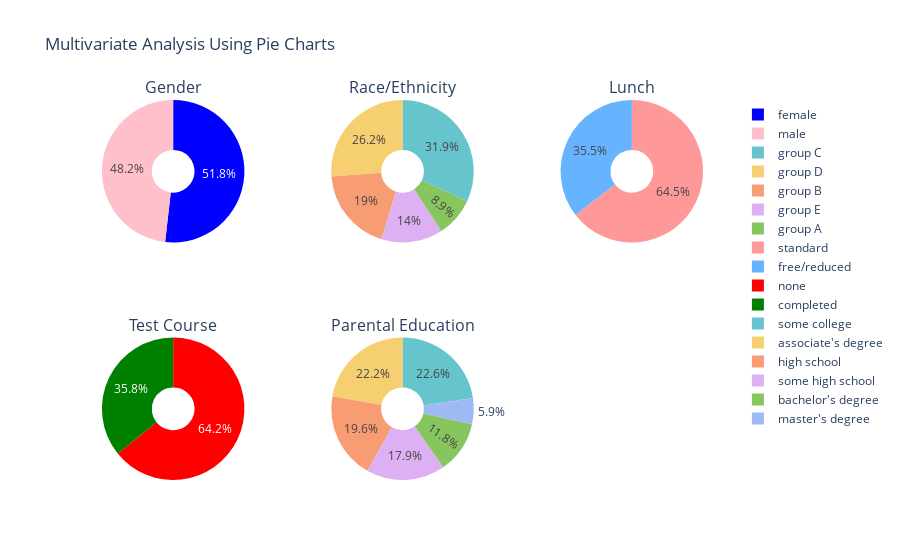

Notebook source saved alongside this figure:
### Markdown cell above
#### 4.3 Multivariate analysis using pieplot

### Code cell
# Create subplots: 2 row, 3 columns
fig = make_subplots(rows=2, cols=3, 
                    specs=[[{'type': 'pie'}, {'type': 'pie'}, {'type': 'pie'}],   # First row
                            [{'type': 'pie'}, {'type': 'pie'}, None]],   # Second row (None means empty space)    
                    subplot_titles=["Gender", "Race/Ethnicity", "Lunch", "Test Course", "Parental Education"]
)

# Pie plot 1: Gender Distribution
gender_count = df['gender'].value_counts()
fig.add_trace(
    go.Pie(labels=gender_count.index, values=gender_count.values, name="Gender Distribution", marker=dict(colors=['blue', 'pink']), hole=0.3),
    row=1, col=1
)

# Pie plot 2: Race/ethnicity Distribution
race_count = df['race_ethnicity'].value_counts()
fig.add_trace(go.Pie(
    labels=race_count.index, values=race_count.values, name="Race/Ethnicity Distribution", marker=dict(colors=px.colors.qualitative.Pastel), hole=0.3
), row=1, col=2)

# Pie plot 3: Lunch Distribution
lunch_count = df['lunch'].value_counts()
fig.add_trace(go.Pie(
    labels=lunch_count.index, values=lunch_count.values, name="Lunch Distribution", marker=dict(colors=['#ff9999', '#66b3ff']), hole=0.3
), row=1, col=3)

# Pie plot 4: Test Preparation Distribution
test_prep_count = df['test_preparation_course'].value_counts()
fig.add_trace(go.Pie(
    labels=test_prep_count.index, values=test_prep_count.values, name="Test Preparation Distribution", marker=dict(colors=['red', 'green']), hole=0.3
), row=2, col=1)

# Pie plot 5: Race/ethnicity Distribution
parental_level_count = df['parental_level_of_education'].value_counts()
fig.add_trace(go.Pie(
    labels=parental_level_count.index, values=parental_level_count.values, name="Parental Educ Distribution", marker=dict(colors=px.colors.qualitative.Pastel), hole=0.3
), row=2, col=2)

# Update layout
fig.update_layout(
    title_text="Multivariate Analysis Using Pie Charts",
    showlegend=False,   # Hide legends if not needed
)

fig.show()

### Figure 1 — Plotly figure (JSON) as saved in the notebook; plotly's stock layout.template omitted (floating-point values rounded to 4 significant figures)
{"data": [{"domain": {"x": [0, 0.2889], "y": [0.625, 1]}, "hole": 0.3, "labels": ["female", "male"], "marker": {"colors": ["blue", "pink"]}, "name": "Gender Distribution", "type": "pie", "values": [518, 482]}, {"domain": {"x": [0.3556, 0.6444], "y": [0.625, 1]}, "hole": 0.3, "labels": ["group C", "group D", "group B", "group E", "group A"], "marker": {"colors": ["rgb(102, 197, 204)", "rgb(246, 207, 113)", "rgb(248, 156, 116)", "rgb(220, 176, 242)", "rgb(135, 197, 95)", "rgb(158, 185, 243)", "rgb(254, 136, 177)", "rgb(201, 219, 116)", "rgb(139, 224, 164)", "rgb(180, 151, 231)", "rgb(179, 179, 179)"]}, "name": "Race/Ethnicity Distribution", "type": "pie", "values": [319, 262, 190, 140, 89]}, {"domain": {"x": [0.7111, 1], "y": [0.625, 1]}, "hole": 0.3, "labels": ["standard", "free/reduced"], "marker": {"colors": ["#ff9999", "#66b3ff"]}, "name": "Lunch Distribution", "type": "pie", "values": [645, 355]}, {"domain": {"x": [0, 0.2889], "y": [0, 0.375]}, "hole": 0.3, "labels": ["none", "completed"], "marker": {"colors": ["red", "green"]}, "name": "Test Preparation Distribution", "type": "pie", "values": [642, 358]}, {"domain": {"x": [0.3556, 0.6444], "y": [0, 0.375]}, "hole": 0.3, "labels": ["some college", "associate's degree", "high school", "some high school", "bachelor's degree", "master's degree"], "marker": {"colors": ["rgb(102, 197, 204)", "rgb(246, 207, 113)", "rgb(248, 156, 116)", "rgb(220, 176, 242)", "rgb(135, 197, 95)", "rgb(158, 185, 243)", "rgb(254, 136, 177)", "rgb(201, 219, 116)", "rgb(139, 224, 164)", "rgb(180, 151, 231)", "rgb(179, 179, 179)"]}, "name": "Parental Educ Distribution", "type": "pie", "values": [226, 222, 196, 179, 118, 59]}], "layout": {"annotations": [{"font": {"size": 16}, "showarrow": false, "text": "Gender", "x": 0.1444, "xanchor": "center", "xref": "paper", "y": 1, "yanchor": "bottom", "yref": "paper"}, {"font": {"size": 16}, "showarrow": false, "text": "Race/Ethnicity", "x": 0.5, "xanchor": "center", "xref": "paper", "y": 1, "yanchor": "bottom", "yref": "paper"}, {"font": {"size": 16}, "showarrow": false, "text": "Lunch", "x": 0.8556, "xanchor": "center", "xref": "paper", "y": 1, "yanchor": "bottom", "yref": "paper"}, {"font": {"size": 16}, "showarrow": false, "text": "Test Course", "x": 0.1444, "xanchor": "center", "xref": "paper", "y": 0.375, "yanchor": "bottom", "yref": "paper"}, {"font": {"size": 16}, "showarrow": false, "text": "Parental Education", "x": 0.5, "xanchor": "center", "xref": "paper", "y": 0.375, "yanchor": "bottom", "yref": "paper"}], "title": {"text": "Multivariate Analysis Using Pie Charts"}}}
